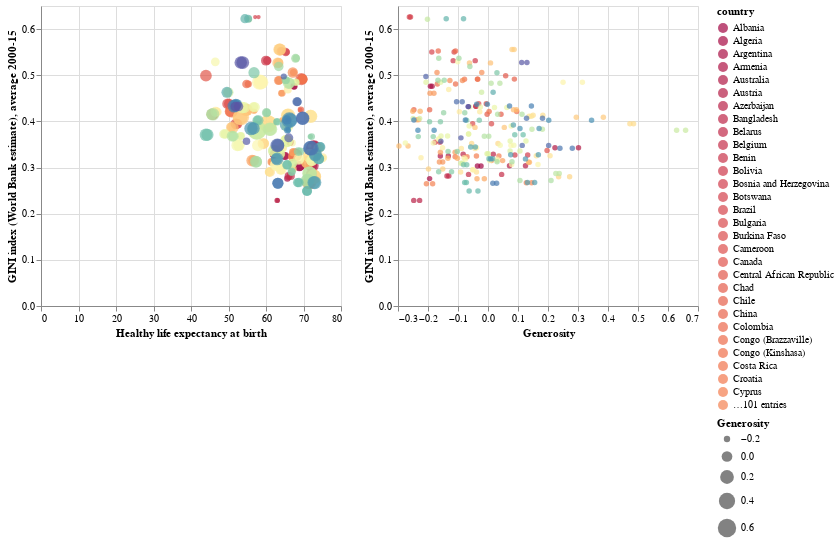

Notebook cell for this chart:
### Code cell
healthPlot = alt.Chart(data).mark_circle().encode(
    x = "Healthy life expectancy at birth",
    y = "GINI index (World Bank estimate), average 2000-15",
    color = alt.Color("country", scale = alt.Scale(scheme = 'spectral')),
    tooltip = ["country", "Healthy life expectancy at birth"],
    size = "Generosity"
)

generosityPlot = alt.Chart(data).mark_circle().encode(
    x = "Generosity",
    y = "GINI index (World Bank estimate), average 2000-15",
    color = alt.Color("country", scale = alt.Scale(scheme = 'spectral')),
    tooltip = ["country", "Healthy life expectancy at birth"],
)

healthPlot | generosityPlot

### Figure 1 — Vega-Lite specification as saved in the notebook (floating-point values rounded to 4 significant figures; data arrays with more than 128 entries replaced by an {"elided": "..."} marker saying what was removed)
{"config": {"view": {"continuousWidth": 300, "continuousHeight": 300}}, "hconcat": [{"mark": {"type": "circle"}, "encoding": {"color": {"field": "country", "scale": {"scheme": "spectral"}, "type": "nominal"}, "size": {"field": "Generosity", "type": "quantitative"}, "tooltip": [{"field": "country", "type": "nominal"}, {"field": "Healthy life expectancy at birth", "type": "quantitative"}], "x": {"field": "Healthy life expectancy at birth", "type": "quantitative"}, "y": {"field": "GINI index (World Bank estimate), average 2000-15", "type": "quantitative"}}}, {"mark": {"type": "circle"}, "encoding": {"color": {"field": "country", "scale": {"scheme": "spectral"}, "type": "nominal"}, "tooltip": [{"field": "country", "type": "nominal"}, {"field": "Healthy life expectancy at birth", "type": "quantitative"}], "x": {"field": "Generosity", "type": "quantitative"}, "y": {"field": "GINI index (World Bank estimate), average 2000-15", "type": "quantitative"}}}], "data": {"name": "data-6dbf8b0da98975b8d2f368d4178b3a3e"}, "$schema": "https://vega.github.io/schema/vega-lite/v5.8.0.json", "datasets": {"data-6dbf8b0da98975b8d2f368d4178b3a3e": {"elided": "283 records"}}}
